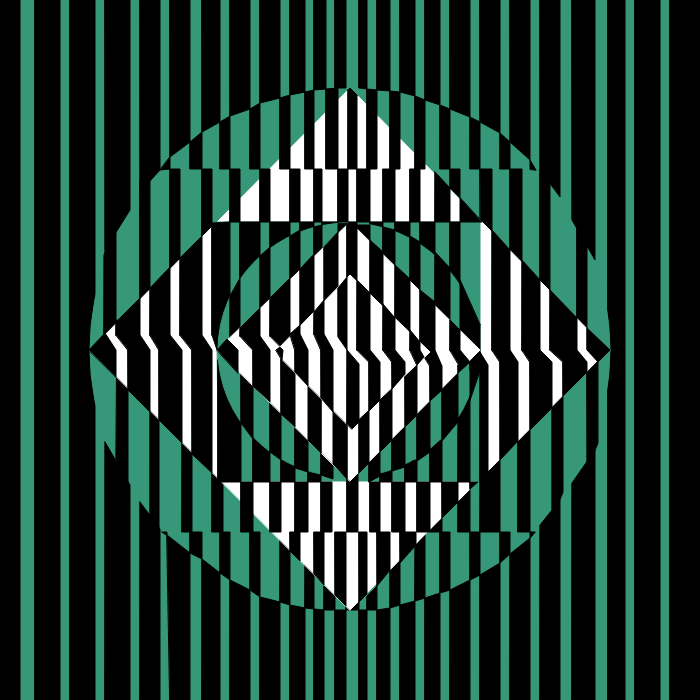
Frame 1 (no input)
Frame 60 (no input): identical to frame 1, image omitted
Frame 120 (the mouse pressed at the canvas centre since frame 60): identical to frame 1, image omitted

The p5.js sketch that drew this single still picture (run headless with seeded random() and noise() and a simulated clock; from frame 60 on, the mouse is pressed at the canvas centre):

// p5.js sketch
// ── sketch.js
function setup() {
  createCanvas(700, 700);
}

function draw() {
  background(54, 152, 120);
  
  fill(0)
  stroke(0)
  
    //líneas verticales izquierda
  quad(0, 0, 20, 0, 20, 700, 0, 700);
  quad(35, 0, 60, 0, 60, 700, 35, 700);
  quad(70, 0, 95, 0, 95, 700, 70, 700);
  
      //líneas verticales derecha
  quad(608, 0, 625, 0, 625, 700, 608, 700);
  quad(635, 0, 660, 0, 660, 700, 635, 700);
  quad(670, 0, 700, 0, 700, 700, 670, 700);
    
  //circulo fondo
  fill(54, 152, 120);
  stroke(54, 152, 120)
  ellipse(350, 700/2, 520, 520);
  
      //líneas inferiores 1
  stroke(0)
  fill(0)
  triangle(167, 535, 167, 532, 162, 532)
  quad(190, 553, 202, 559, 202, 532, 190, 532);
  quad(220, 573, 230, 580, 230, 532, 220, 532);
  quad(250, 590, 260, 597, 260, 532, 250, 532);
  quad(280, 602, 290, 605, 290, 547, 280, 533);
  quad(305, 608, 314, 609, 314, 571, 305, 560);
  quad(324, 610, 335, 610, 335, 596, 324, 586);
  quad(346, 610, 359, 610, 359, 540, 346, 540);
  quad(367, 610, 377, 610, 377, 586, 367, 596);
  quad(390, 608, 400, 605, 400, 560, 390, 571);
  quad(415, 601, 425, 598, 425, 533, 415, 547);
  quad(440 ,593, 450, 590, 450, 532, 440, 532);
  quad(470, 580, 480, 575, 480, 532, 470, 532);
  quad(500, 563, 510, 554, 510, 532, 500, 532);
  triangle(530, 538, 530, 532, 535, 532);
  
  
      //líneas superiores 2 detras de cuadrado blanco
  quad(104, 255, 116, 210, 116, 340, 104, 340);
  quad(140, 180, 150, 180, 150, 340, 140, 340);
  quad(170, 169, 180, 169, 180, 340, 170, 340);
  quad(202, 169, 212, 169, 212, 360, 202, 360);
  quad(480, 169, 492, 169, 492, 360, 481, 360);
  quad(510, 169, 522, 169, 522, 360, 510, 360);
  quad(540, 169, 550, 169, 550, 360, 540, 360);
  quad(577, 169, 587, 169, 587, 360, 577, 360);
  
    //líneas inferiores 2 detras de cuadrado blanco
  quad(116, 460, 128, 482, 128, 385, 117, 320);
  quad(150, 516, 159, 528, 159, 420, 150, 407);
  quad(182, 440, 192, 450, 192, 532, 182, 532);
  quad(212, 472, 223, 480, 223, 532, 212, 532);
  quad(430, 528, 442, 518, 442, 532, 430, 532);
  quad(458, 500, 470, 489, 470, 532, 458, 532);
  quad(480, 482, 500, 440, 500, 532, 480, 532);
  quad(518, 400, 530, 400, 530, 532, 518, 532);
  quad(552, 400, 563, 380, 563, 492, 552, 520);
  quad(587, 360, 598, 360, 598, 443, 587, 470);

    //cuadrado blanco girado exterior
  stroke(255);
  fill(255);
  quad(90, 350, 350, 88, 608, 350, 350, 610);
    // cuadrado verde centro
  stroke(54, 152, 120);
  fill(54, 152, 120);
  quad(216, 222, 480, 222, 480, 481, 219, 481);
    //cuadrado blanco girado interior
  stroke(255);
  fill(255);
  quad(217, 350, 350, 222, 480, 350, 350, 481);
  
    //líneas esquina inferior cuadrado blanco exterior
  stroke(0)
  fill(0)
  quad(290, 532, 300, 532, 300, 561, 290, 551);
  quad(314, 532, 324, 532, 324, 585, 314, 574);
  quad(335, 532, 346, 532, 346, 606, 335, 595);
  quad(359, 532, 367, 532, 367, 594, 359, 602);
  quad(377, 532, 390, 532, 390, 570, 377, 586);
  quad(400, 532, 416, 532, 416, 545, 400, 563);
  
  
    //líneas izquierda cuadro blanco girado
  quad(89, 350, 105, 333, 116, 350, 116, 377);
  quad(116, 322, 140, 298, 140, 335, 116, 335);
  quad(116, 335, 140, 335, 150, 350, 128, 350);
  quad(128, 350, 150, 350, 150, 412, 128, 390);
  quad(150, 288, 170, 267, 170, 335, 150, 335);
  quad(150, 335, 170, 335, 182, 350, 159, 350);
  quad(159, 350, 182, 350, 182, 443, 159, 420);
  quad(180, 258, 202, 236, 202, 335, 180, 335);
  quad(180, 335, 202, 335, 212, 350, 192, 350);
  quad(192, 350, 212, 350, 212, 473, 192, 454);
  quad(212, 223, 230, 222, 230, 330, 212, 335);
  triangle(212, 335, 217, 350, 230, 330);
    //arriba cuadro verde izquierda
  quad(240, 222, 260, 222, 260, 280, 240, 280);
  quad(270, 222, 290, 222, 290, 250, 270, 250);
  quad(300, 222, 314, 222, 314, 240, 300, 240);
  quad(322, 222, 338, 222, 338, 230, 322, 230);
    //abajo cuadro verde izquierda
  quad(218, 360, 241, 370, 241, 482, 218, 482);
  quad(253, 430, 270, 430, 270, 482, 253, 482);
  quad(281, 460, 295, 460, 295, 482, 281, 482);
  quad(308, 470, 321, 470, 321, 482, 308, 482);
  
    //líneas derecha cuadro blanco girado
  quad(480, 352, 488, 365, 488, 482, 480, 482);
  quad(492, 230, 510, 250, 510, 350, 492, 350);
  quad(492, 350, 510, 350, 518, 362, 500, 362);
  quad(500, 362, 518, 362, 518, 441, 500, 460);
  quad(522, 260, 540, 280, 540, 350, 522, 350);
  quad(522, 350, 540, 350, 552, 362, 530, 362);
  quad(530, 362, 552, 362, 552, 408, 530, 430);
  quad(550, 290, 577, 318, 577, 350, 550, 350);
  quad(550, 350, 577, 350, 587, 362, 563, 362);
  quad(563, 362, 587, 362, 587, 372, 563, 396);
  quad(587, 328, 610, 350, 598, 362, 587, 350);
    //arriba cuadro verde derecha
  quad(370, 222, 383, 222, 383, 230, 370, 230);
  quad(395, 222, 410, 222, 410, 240, 395, 240);
  quad(420, 222, 435, 222, 435, 260, 420, 260);
  quad(450, 222, 460, 222, 460, 290, 450, 290);
    //abajo cuadro verde derecha
  quad(380, 470, 392, 470, 392, 482, 380, 482);
  quad(405, 460, 417, 460, 417, 482, 405, 482);
  quad(430, 440, 442, 440, 442, 482, 430, 482);
  quad(458, 400, 470, 360, 470, 482, 458, 482);
  
    //circulo interior verde en cuadrado blanco girado
  stroke(54, 152, 120);
  fill(54, 152, 120);
  ellipse(348, 350, 260, 254);
  
    //líneas en circulo interno verde arriba
  stroke(0)
  fill(0)
  quad(230, 296, 240, 278, 240, 330, 230, 338);
  quad(260, 256, 270, 247, 270, 300, 260, 310);
  quad(290, 236, 300, 230, 300, 300, 290, 300);
  quad(314, 227, 322, 225, 322, 280, 314, 280);
  triangle(338, 224, 338, 237, 350, 224)
  quad(357, 225, 370, 225, 370, 280, 357, 280);
  quad(383, 227, 395, 230, 395, 280, 383, 280);
  quad(410, 236, 420, 242, 420, 320, 410, 320);
  quad(435, 252, 450, 268, 450, 320, 435, 320);
  triangle(460, 280, 460, 350, 480, 325);
  triangle(480, 325, 480, 350, 460, 350);
  
    //líneas en circulo interno verde abajo
  quad(241, 350, 253, 350, 253, 439, 241, 423);
  quad(270, 350, 281, 350, 281, 460, 270, 452);
  quad(295, 350, 308, 350, 308, 472, 295, 468);
  quad(321, 350, 333, 350, 333, 479, 321, 475);
  quad(369, 350, 380, 350, 380, 476, 369, 482);
  quad(392, 350, 405, 350, 405, 467, 392, 471);
  quad(417, 350, 430, 350, 430, 452, 417, 461);
  quad(442, 350, 458, 350, 458, 422, 442, 441);
  triangle(470, 400, 470, 370, 480, 370);
  quad(470, 350, 480, 350, 480, 370, 470, 370);
  
  //Linea de enmedio detras de cuadro blanco 
  quad(347, 320, 358, 320, 358, 532, 347, 532);
  
  //cuadrado blanco girado interior
  stroke(255);
  fill(255);
  quad(217, 350, 350, 222, 480, 350, 350, 481);
  
  
   //líneas parte inferior curveada izquierda
   stroke(0)
  fill(0)
  quad(105, 442, 130, 485, 130, 700, 105, 700);
  quad(140, 502, 160, 529, 160, 700, 140, 700);
  quad(167, 535, 190, 553, 190, 700, 170, 700);
  quad(202, 559, 220, 573, 220, 700, 202, 700);
  quad(230, 580, 250, 590, 250, 700, 230, 700);
  quad(260, 597, 280, 602, 280, 700, 260, 700);
  quad(290, 605, 305, 608, 305, 700, 290, 700);
  quad(314, 609, 324, 610, 324, 700, 314, 700);
    // medio inferior
  quad(335, 610, 346, 610, 346, 700, 335, 700);
  quad(359, 610, 367, 610, 367, 700, 359, 700);
    //líneas parte inferior curveada derecha
  quad(377, 610, 390, 608, 390, 700, 377, 700);
  quad(400, 605, 415, 601, 415, 700, 400, 700);
  quad(425, 598, 440, 593, 440, 700, 425, 700);
  quad(450, 590, 470, 580, 470, 700, 450, 700);
  quad(480, 575, 500, 563, 500, 700, 480, 700);
  quad(510, 554, 530, 538, 530, 700, 510, 700);
  quad(540, 525, 560, 500, 560, 700, 540, 700);
  quad(572, 483, 595, 450, 595, 700, 572, 700)
  
    //líneas parte superior derecha
  quad(572, 220, 595, 260, 595, 0, 572, 0);
  quad(540, 170, 560, 197, 560, 0, 540, 0);
  quad(510, 142, 530, 160, 530, 0, 510, 0);
  quad(480, 122, 500, 133, 500, 0, 480, 0);
  quad(450, 109, 470, 117, 470, 0, 450, 0);
  quad(425, 100, 440, 105, 440, 0, 425, 0);
  quad(400, 92, 415, 96, 415, 0, 400, 0);
  quad(377, 90, 390, 91, 390, 0, 377, 0);
    //líneas medias superior
  quad(359, 88, 367, 89, 367, 0, 359, 0);
  quad(335, 88, 346, 88, 346, 0, 335, 0);
    //líneas parte superior izquierda
  quad(314, 90, 326, 89, 326, 0, 314, 0);
  quad(290, 95, 305, 92, 305, 0, 290, 0);
  quad(260, 103, 280, 98, 280, 0, 260, 0);
  quad(230, 116, 250, 109, 250, 0, 230, 0);
  quad(202, 132, 220, 122, 220, 0, 202, 0);
  quad(170, 157, 190, 142, 190, 0, 170, 0);
  quad(140, 192, 160, 170, 160, 0, 140, 0);
  quad(105, 250, 130, 210, 130, 0, 105, 0);
  
    //líneas superior 1
  triangle(160, 170, 170, 169, 170, 157);
  quad(190, 142, 202, 132, 202, 169, 190, 169);
  quad(220, 122, 230, 116, 230, 169, 220, 169);
  quad(250, 109, 260, 103, 260, 169, 250, 169);
  quad(280, 98, 290, 95, 290, 169, 280, 169);
  quad(305, 92, 314, 90, 314, 169, 305, 169);
  quad(326, 89, 338, 88, 338, 169, 326, 169);
  quad(348, 90, 357, 95, 357, 169, 348, 169);
  triangle(348, 90, 350, 88, 357, 95);
  quad(367, 89, 377, 90, 377, 169, 367, 169);
  quad(390, 91, 400, 92, 400, 169, 390, 169);
  quad(415, 96, 425, 100, 425, 169, 415, 169);
  quad(440, 105, 450, 109, 450, 169, 440, 169);
  quad(470, 117, 480, 122, 480, 169, 470, 169);
  quad(500, 133, 510, 142, 510, 169, 500, 169);
  triangle(530, 169, 530, 160, 536, 170)
  
    //líneas inferiores 2 en cuadrado blanco
  quad(241, 482, 253, 482, 253, 532, 241, 532);
  quad(270, 482, 281, 482, 281, 532, 270, 532);
  quad(295, 482, 308, 482, 308, 532, 295, 532);
  quad(321, 482, 332, 482, 332, 532, 321, 532);
  quad(370, 482, 380, 482, 380, 532, 370, 532);
  quad(392, 482, 405, 482, 405, 532, 392, 532);
  quad(417, 482, 430, 482, 430, 532, 417, 532);
  quad(442, 482, 458, 482, 458, 502, 442, 518);
  triangle(470, 482, 478, 482, 470, 489);
  
    //líneas superiores 2 en cuadrado blanco
  quad(230, 169, 240, 169, 240, 222, 230, 222);
  quad(260, 169, 270, 169, 270, 222, 260, 222);
  quad(290, 169, 300, 169, 300, 222, 290, 222);
  quad(314, 169, 322, 169, 322, 222, 314, 222);
  quad(338, 169, 348, 169, 348, 222, 338, 222);
  quad(357, 169, 370, 169, 370, 222, 357, 222);
  quad(383, 169, 395, 169, 395, 222, 383, 222);
  quad(410, 169, 420, 169, 420, 222, 410, 222);
  quad(435, 172, 450, 188, 450, 222, 435, 222);
  quad(450, 169, 460, 169, 460, 198, 450, 188);
  triangle(460, 198, 460, 222, 482, 222);
  
  
    //líneas exteriores cuadrado blanco interior
  quad(217, 350, 227, 339, 238, 350, 238, 373);
  quad(240, 328, 260, 308, 260, 336, 240, 336);
  quad(240, 336, 260, 336, 270, 350, 253, 350);
  quad(253, 350, 270, 350, 270, 402, 253, 386);
  quad(270, 298, 290, 278, 290, 336, 270, 336);  
  quad(270, 336, 290, 336, 292, 338, 280, 346);
  quad(300, 269, 314, 254, 314, 320, 300, 340);
  quad(324, 247, 338, 232, 338, 290, 324, 320);
  quad(347, 224, 355, 225, 355, 320, 347, 320);
  quad(349, 222, 357, 222, 357, 320, 347, 320);
  quad(370, 240, 383, 252, 383, 320, 370, 320);
  quad(395, 265, 410, 279, 410, 340, 395, 340);
  quad(420, 290, 435, 302, 435, 350, 420, 350);
  quad(420, 350, 435, 350, 442, 366, 430, 366);
  quad(430, 366, 442, 366, 442, 390, 430, 401);
  quad(450, 320, 460, 330, 460, 350, 450, 350);
  quad(450, 350, 460, 350, 470, 362, 459, 365);
  triangle(458, 365, 470, 362, 458, 373);
  quad(405, 340, 417, 340, 417, 415, 405, 427);
  quad(380, 320, 392, 320, 392, 440, 380, 452);
  quad(359, 320, 369, 320, 369, 463, 359, 473);
  quad(347, 320, 333, 320, 333, 464, 347, 479);
  quad(321, 340, 308, 340, 308, 440, 321, 453);
  quad(281, 350, 295, 350, 295, 427, 281, 414);
   
    //cuadrado blanco centro
  stroke(255);
  fill(255);
  quad(275, 352, 350, 275, 430, 352, 350, 427);
  
  fill(0)
  stroke(0)

  //Líneas interior cuadro blanco centro
  quad(276, 350, 280, 347, 283, 350, 282, 360);
  triangle(290, 334, 300, 325, 300, 334);
  quad(290, 334, 300, 334, 308, 350, 295, 350);
  quad(295, 350, 308, 350, 308, 386, 295, 372);
  quad(314, 312, 324, 300, 324, 334, 314, 334);
  quad(314, 334, 324, 334, 333, 350, 321, 350);
  quad(321, 350, 333, 350, 333, 412, 321, 398);
  quad(338, 288, 347, 277, 347, 350, 338, 337);
  quad(347, 424, 359, 422, 359, 364, 347, 350);
  triangle(347, 424, 359, 422, 352, 429);
  quad(357, 280, 370, 293, 370, 350, 357, 350);
  quad(357, 350, 370, 350, 380, 362, 369, 362);
  quad(369, 362, 380, 362, 380, 400, 369, 411);
  quad(383, 304, 395, 318, 395, 350, 383, 350);
  quad(383, 350, 395, 350, 405, 362, 392, 362);
  quad(392, 362, 405, 362, 405, 374, 392, 389);
  quad(410, 330, 420, 342, 420, 350, 410, 350);
  quad(410, 350, 420, 350, 424, 357, 417, 365);
  
  
  
  
}
